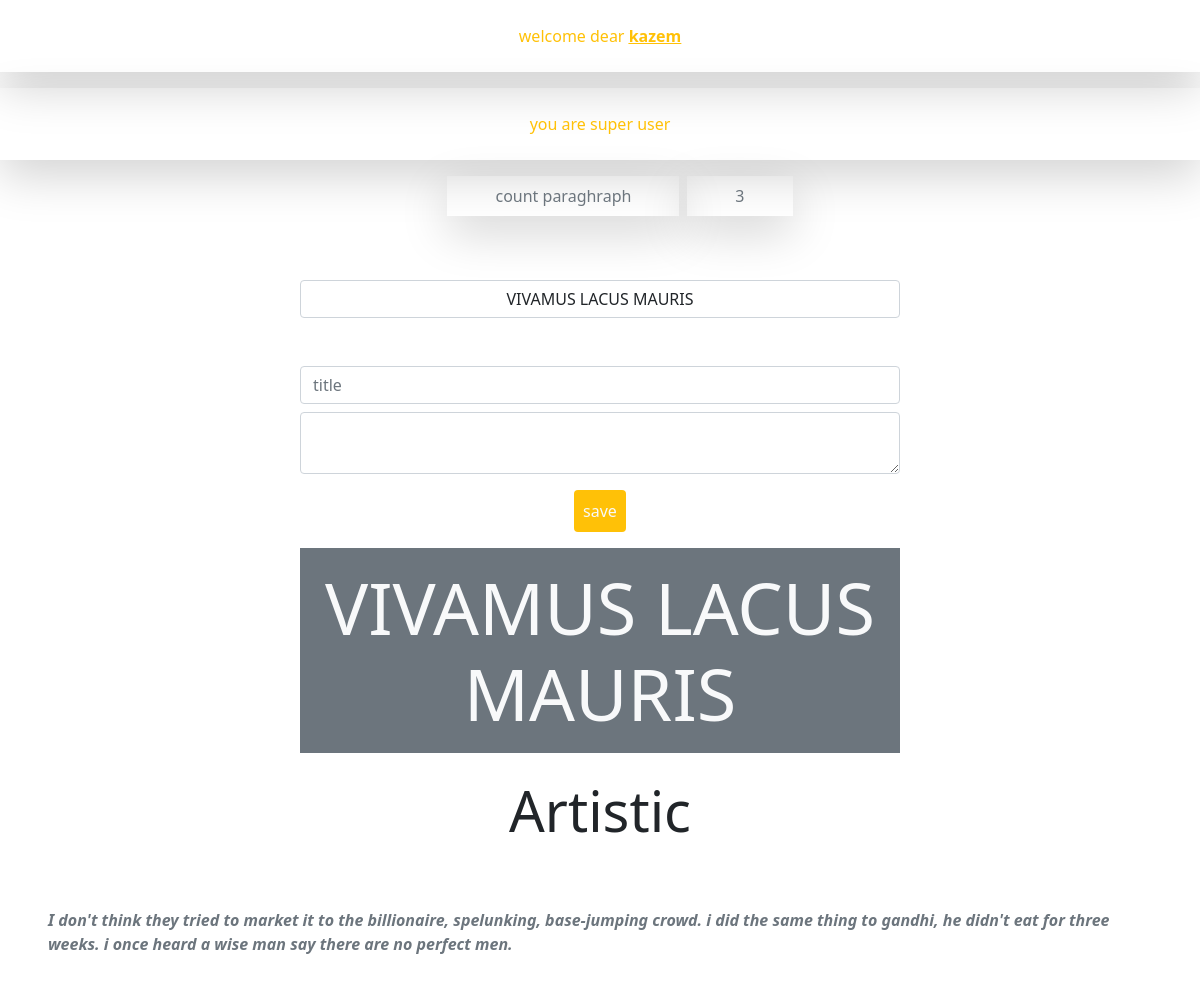
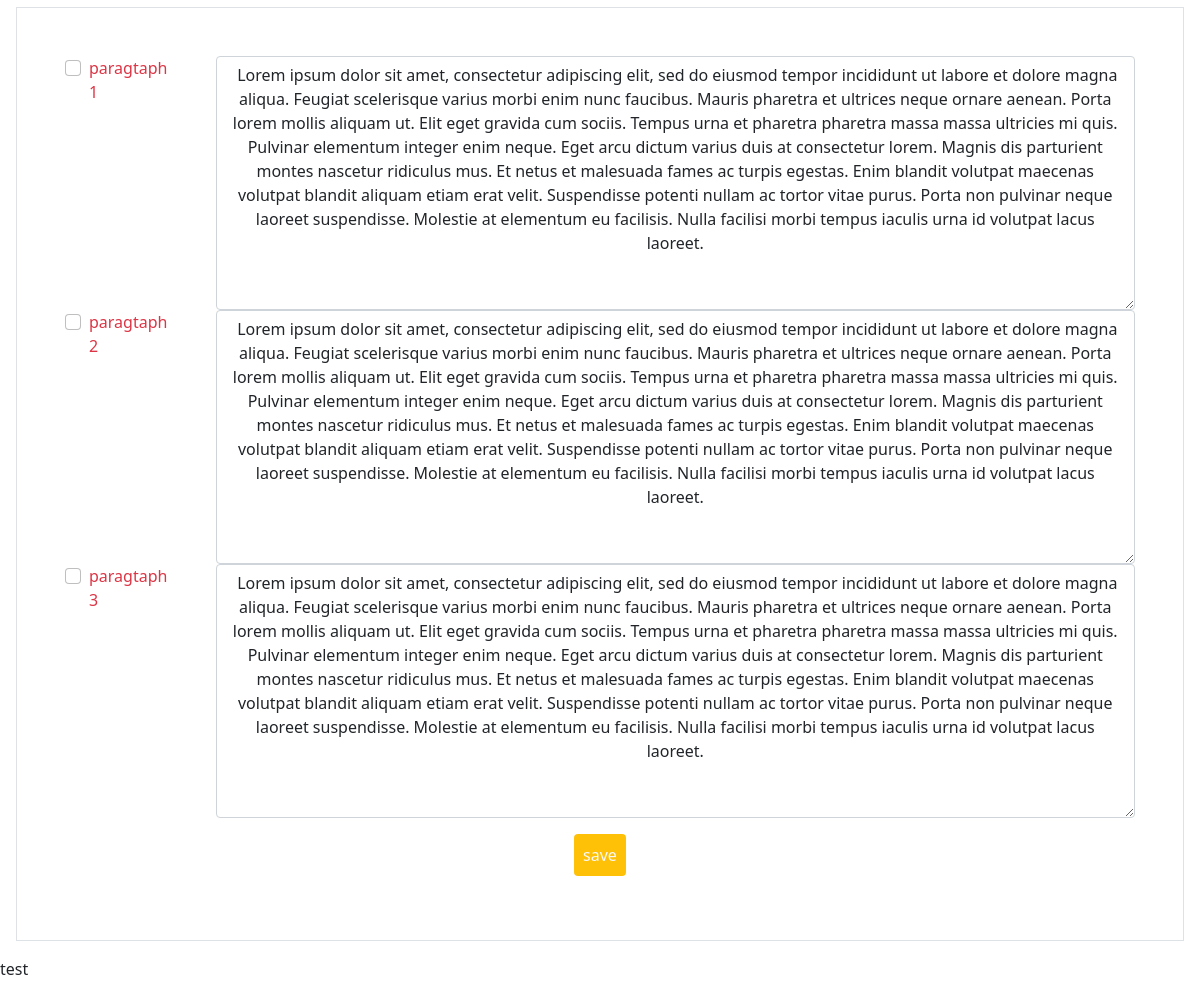
The app's page /article/edit_article_page (signed in) with its own data (2 pictures, top to bottom).
### articles/models.py (models this page shows, shortened)
class Articles(models.Model):
    title=models.CharField(max_length=100,verbose_name='موضوع')
    paragraph=models.TextField(verbose_name='متن ',null=False,blank=False,default=' ')
    img=models.ImageField(verbose_name='عکس')
    date=models.DateTimeField(auto_now_add=True)
    time=models.TimeField(auto_now_add=True)
    catagorize = models.ForeignKey(Catagorizes,on_delete=models.CASCADE,blank=True,null=True)
    objects=Articles_manager()
    class Meta:
        verbose_name = 'مقاله'
        verbose_name_plural = "مقالات"

class Catagorizes(models.Model):
    catagorizes = models.CharField(max_length=40, verbose_name='تگ')
    def __str__(self):
       return self.catagorizes
    class Meta:
        verbose_name = ' دسته بندی'
        verbose_name_plural = "دسته بندی ها"

class text(models.Model):
    title=models.CharField(max_length=100,null=True,blank=True,default='')
    text = models.TextField(verbose_name='پاراگراف')
    article=models.ForeignKey(Articles,null=True,blank=True,on_delete=models.CASCADE)
    class Meta:
        verbose_name='پارگراف ها'
        verbose_name_plural="متن"

### articles/views.py (the view)
# urls.py: path('edit_article_page', edit_article_page),
def edit_article_page(request):
    articles = Articles.objects.all()
    if request.method=='POST':
        print(request.POST)
        title = request.POST['select']
        article=Articles.objects.filter(title=title).first()
        article_text=article.text_set.all()
        select_item=article.title
        new_p=request.POST['new_text'].strip()
        new_titile=request.POST['new_title'].strip()
        for i in request.POST :
            if 'sentence' in i:
                text_area_id=re.sub('[a-zA_Z]','',i)
                Paragraph=text.objects.filter(id=text_area_id).first()
                prev_Text=Paragraph.text.strip()
                changed_text=request.POST[i].strip()
                if prev_Text!=changed_text:
                    Paragraph.text=changed_text
                    Paragraph.save()
            elif 'text_area_title' in i:
                text_area_id = re.sub('[a-zA_Z]', '', i)
                Paragraph = text.objects.filter(id=text_area_id).first()
                prev_Text = Paragraph.title.strip()
                changed_text = request.POST[i].strip()
                if prev_Text != changed_text:
                    Paragraph.title = changed_text
                    Paragraph.save()
            elif 'paragraph' in  i:
                item=text.objects.get(id=request.POST[i])
                item.delete()
        if len(new_p)>2:
            text.objects.create(text=new_p,article_id=article.id,title=new_titile)
    else:
        if (request.user.is_superuser):
            article = Articles.objects.all().last()
            article_text = article.text_set.all()
            select_item = article.title
        else:
            return redirect('/')
    context = {
        'articles': articles,
        'article': article,
        'article_text': article_text,
        'select_item': select_item,
    }
    return render(request, 'edit_article_page.html', context)

### articles/templates/edit_article_page.html (shortened to what this page needs)
<!DOCTYPE html>
<html lang="en">
<head>
        <link href="https://cdn.jsdelivr.net/npm/bootstrap@5.1.3/dist/css/bootstrap.min.css" rel="stylesheet">
</head>
<body>
<p class="text-warning shadow-lg text-center p-4">welcome dear <a class="text-warning" href="/"><strong class="text-decoration-underline">{{ user.username }}</strong></a></p>
<p class="text-warning shadow-lg text-center p-4">you are super user</p>
<ul class="d-flex flex-column " style="list-style: none">
        <li class="d-flex flex-row justify-content-center"> <p class="shadow-lg text-secondary px-5 py-2 mx-2 round" style="vertical-align: center ">count  paraghraph</p><p class="shadow-lg text-secondary px-5 py-2 round">{{ article_text.count }}</p></li>
</ul>
<form method="post" class="" name="form_find" >
    <div class="col-6 d-block mx-auto">
            <select  onchange="this.form.submit()" class="form-control my-5 text-center" name="select" id="select">
   {% for item in articles %}
       {% if item.title == select_item %}
        <option selected>{{ item.title }}</option>
       {% else %}
       <option>{{ item.title }}</option>
       {% endif %}
    {% endfor %}
</select>
    <input placeholder="title"  maxlength="100" class="form-control w-100 my-2" name="new_title" id="new_title">
    <textarea  value="" name="new_text"  class="form-control w-100">
    </textarea>
    <input id="submit" class="d-block bg-wrning btn my-3 p-2 mx-auto bg-warning text-light text-center  "  type="submit" value="save">
    </div>
<h1 class="display-2 text-light text-center bg-secondary p-3 mx-auto col-6 ">  {{ article.title }}</h1>
<p class="display-4  text-center  p-3 mx-auto col-6">{{ article.catagorize }}</p>
<p class="text-muted fw-bolder m-5" style="font-style: italic" >{{ article.paragraph }}</p>
<div class="p-5 border round m-3 ">
    {% for text in article_text %}
      {% if text %}
           <div class="d-flex ">
        <div class="form-check">
            <input onclick="disabled_input()" class="form-check-input checkboxbutton" type="checkbox" value="{{ text.id }}"  name="paragraph_{{ text.id }}">
            <label class="form-check-label text-danger" for="{{ text.id }}">
            paragtaph {{forloop.counter }}
            </label>
        </div>
           <textarea  name="sentence{{ text.id }}"   onchange=" this.classList.add('changed') "   spellcheck="false" wrap="soft"  rows="10"  class="form-control sentence  text-center flex-grow-1 ms-5 " > {{ text.text }}</textarea>
       </div>
        {% endif %}
{% endfor %}
    <input id="submit" class="d-block bg-wrning btn my-3 p-2 mx-auto bg-warning text-light text-center  "  type="submit" value="save">
</div>
<p name="test">test</p>
</form>
</body>
</html>

### records on screen
Articles: count "3", title "VIVAMUS LACUS MAURIS", catagorize "Artistic", paragraph "I don't think they tried to market it to the billionaire, spelunking, base-jumping crowd. i did the same thing to gandhi, he didn't eat for three weeks. i once heard a wise man say there are no perfect men."
text: id "Lorem ipsum dolor sit amet, consectetur adipiscing elit, sed do eiusmod tempor incididunt ut labore et dolore magna aliqua. Feugiat scelerisque varius morbi enim nunc faucibus. Mauris pharetra et ultrices neque ornare aenean. Porta lorem mollis aliquam ut. Elit eget gravida cum sociis. Tempus urna et pharetra pharetra massa massa ultricies mi quis. Pulvinar elementum integer enim neque. Eget arcu dictum varius duis at consectetur lorem. Magnis dis parturient montes nascetur ridiculus mus. Et netus et malesuada fames ac turpis egestas. Enim blandit volutpat maecenas volutpat blandit aliquam etiam erat velit. Suspendisse potenti nullam ac tortor vitae purus. Porta non pulvinar neque laoreet…"
text: id "Lorem ipsum dolor sit amet, consectetur adipiscing elit, sed do eiusmod tempor incididunt ut labore et dolore magna aliqua. Feugiat scelerisque varius morbi enim nunc faucibus. Mauris pharetra et ultrices neque ornare aenean. Porta lorem mollis aliquam ut. Elit eget gravida cum sociis. Tempus urna et pharetra pharetra massa massa ultricies mi quis. Pulvinar elementum integer enim neque. Eget arcu dictum varius duis at consectetur lorem. Magnis dis parturient montes nascetur ridiculus mus. Et netus et malesuada fames ac turpis egestas. Enim blandit volutpat maecenas volutpat blandit aliquam etiam erat velit. Suspendisse potenti nullam ac tortor vitae purus. Porta non pulvinar neque laoreet…"
text: id "Lorem ipsum dolor sit amet, consectetur adipiscing elit, sed do eiusmod tempor incididunt ut labore et dolore magna aliqua. Feugiat scelerisque varius morbi enim nunc faucibus. Mauris pharetra et ultrices neque ornare aenean. Porta lorem mollis aliquam ut. Elit eget gravida cum sociis. Tempus urna et pharetra pharetra massa massa ultricies mi quis. Pulvinar elementum integer enim neque. Eget arcu dictum varius duis at consectetur lorem. Magnis dis parturient montes nascetur ridiculus mus. Et netus et malesuada fames ac turpis egestas. Enim blandit volutpat maecenas volutpat blandit aliquam etiam erat velit. Suspendisse potenti nullam ac tortor vitae purus. Porta non pulvinar neque laoreet…"

### other values on screen
{{ user.username }} "kazem"
form field select "VIVAMUS LACUS MAURIS"
